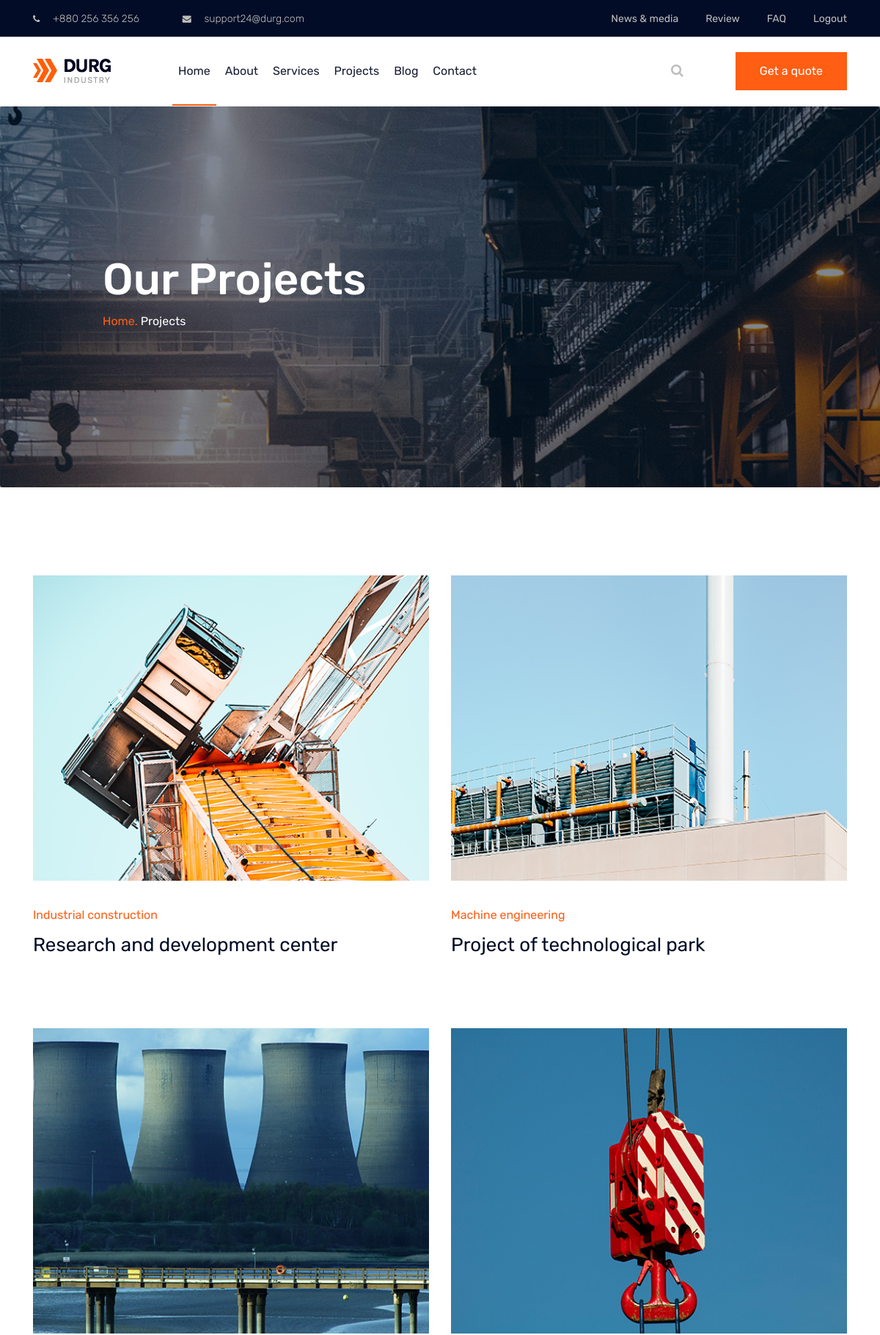
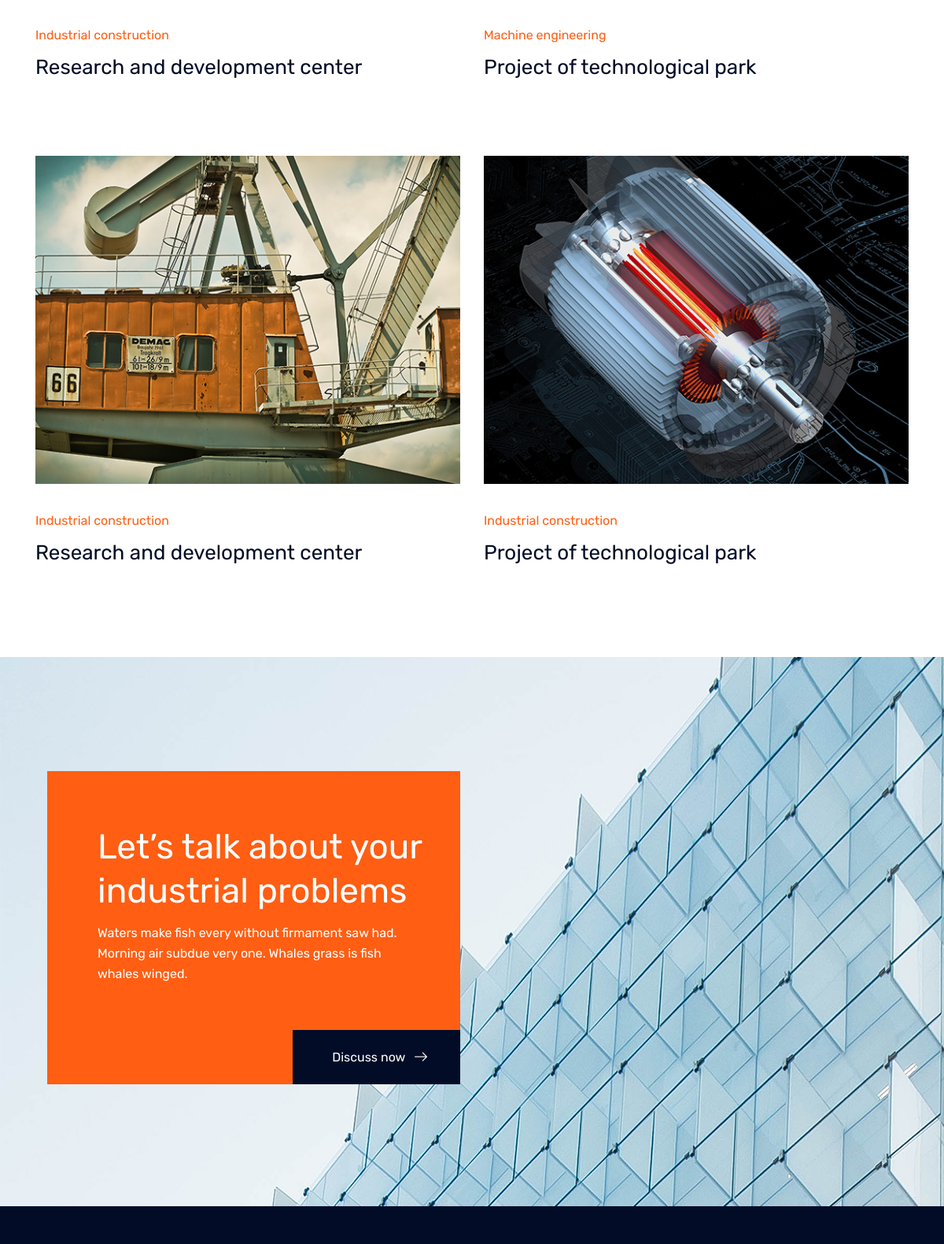
/project (signed in, upper part), run on the app's committed database (2 pictures, top to bottom).
### web/models.py (models this page shows)
class Project(models.Model):
    name = models.CharField(max_length=100)
    p_type = models.CharField(max_length=100)
    img = models.ImageField(upload_to='image',null=True,blank=True)

### web/views.py (the view)
# urls.py: path('project',project,name='project'),
@login_required
def project(request):
    qs_project = models.Project.objects.all()
    contex = {
        'project':qs_project,
    }
    return render(request,'project.html',contex)

### templates/project.html (shortened to what this page needs)
{% load static %}
<!doctype html>
<html class="no-js" lang="zxx">
<head>
    <link rel="stylesheet" href="{% static 'css/bootstrap.min.css' %}">
    <link rel="stylesheet" href="{% static 'css/owl.carousel.min.css' %}">
    <link rel="stylesheet" href="{% static 'css/magnific-popup.css' %}">
    <link rel="stylesheet" href="{% static 'css/font-awesome.min.css' %}">
    <link rel="stylesheet" href="{% static 'css/themify-icons.css' %}">
    <link rel="stylesheet" href="{% static 'css/nice-select.css' %}">
    <link rel="stylesheet" href="{% static 'css/flaticon.css' %}">
    <link rel="stylesheet" href="{% static 'css/animate.css' %}">
    <link rel="stylesheet" href="{% static 'css/slicknav.css' %}">
    <link rel="stylesheet" href="{% static 'css/style.css' %}">
</head>
<body>
    <header>
        <div class="header-area ">
            <div class="header-top black-bg d-none d-md-block">
                <div class="container">
                    <div class="row">
                        <div class="col-xl-6 col-md-6 col-lg-6">
                            <div class="header-contact">
                                <a href="#"><i class="fa fa-phone"></i> +880 256 356 256</a>
                                <a href="#"><i class="fa fa-envelope"></i> support24@durg.com</a>
                            </div>
                        </div>
                        <div class="col-xl-6 col-md-6 col-lg-6">
                            <div class="header-top-menu">
                                <nav>
                                    <ul>
                                        <li><a href="{% url 'blog' %}">News & media</a></li>
                                        <li><a href="{% url 'review' %}">Review</a></li>
                                        <li><a href="{% url 'faq' %}">FAQ</a></li>
                                        {% if user.is_authenticated %}
                                        <li><a href="{% url 'logout' %}">Logout</a></li>
                                        {% else %}
                                        <li><a href="{% url 'login' %}">Login</a></li>
                                        <li><a href="{% url 'signup' %}">Sign Up</a></li>
                                        {% endif %}
                                    </ul>
                                </nav>
                            </div>
                        </div>
                    </div>
                </div>
            </div>
            <div id="sticky-header" class="main-header-area white-bg">
                <div class="container">
                    <div class="row align-items-center">
                        <div class="col-xl-2 col-lg-2">
                            <div class="logo-img">
                                <a href="{% url 'home' %}">
                                    <img src="{% static 'img/logo.png' %}" alt="">
                                </a>
                            </div>
                        </div>
                        <div class="col-xl-7 col-lg-7">
                            <div class="main-menu d-none d-lg-block">
                                <nav>
                                    <ul id="navigation">
                                        <li><a class="active" href="{% url 'home' %}">Home</a></li>
                                        <li><a href="{% url 'about' %}">About</a></li>
                                        <li><a href="{% url 'service' %}">Services</a></li>
                                        <li><a href="{% url 'project' %}">Projects</a></li>
                                        <li><a href="{% url 'blog' %}">blog</a></li>
                                        <li><a href="{% url 'contact' %}">Contact</a></li>
                                    </ul>
                                </nav>
                            </div>
                        </div>
                        <div class="col-xl-3 col-lg-3">
                            <div class="quote-area">
                                <div class="search-bar">
                                    <a id="search_1" href="javascript:void(0)"><i class="fa fa-search"></i></a>
                                </div>
                                <div class="get-quote d-none d-lg-block">
                                    <a class="boxed-btn" href="#">Get a quote</a>
                                </div>
                            </div>
                        </div>
                        <div class="col-12">
                        </div>
                    </div>
                </div>
            </div>
        </div>
    </header>
    <section class="breadcrumb breadcrumb_bg banner-bg-1 overlay2 ptb200">
        <div class="container">
            <div class="row">
                <div class="col-lg-7 offset-lg-1">
                    <div class="breadcrumb_iner">
                        <div class="breadcrumb_iner_item">
                            <h2>Our Projects</h2>
                            <p> <a href="{% url 'home' %}">Home.</a>  Projects</p>
                        </div>
                    </div>
                </div>
            </div>
        </div>
    </section>
    <div class="main-project-area">
        <div class="container">
            <div class="row">
                {% for pr in project %}
                <div class="col-xl-6 col-md-6">
                    <div class="single-project">
                        <div class="project-thumb">
                            <img src="{{ pr.img.url }}" alt="">
                        </div>
                        <div class="project-info">
                            <span>{{ pr.p_type }}</span>
                            <a href="{% url 'project_details' pr.id %}"><h3>{{ pr.name }}</h3></a>
                        </div>
                    </div>
                </div>
                {% endfor %}
            </div>
        </div>
    </div>
    <div class="cta-area cta-bg-1">
        <div class="container">
            <div class="col-xl-6 col-lg-7">
                <div class="cta-content">
                    <h3>Let’s talk about your <br>
                        industrial problems</h3>
                    <p>Waters make fish every without firmament saw had. <br> Morning air subdue very one. Whales grass
                        is
                        fish <br> whales winged.</p>
                    <div class="cta-btn">
                        <a class="boxed-btn2 black-bg" href="#">Discuss now <i
                                class="Flaticon flaticon-right-arrow"></i></a>
                    </div>
                </div>
            </div>
        </div>
    </div>
    <div class="addres-area black-bg section-padding">
    </div>
</body>
</html>

### data on the page
Project: img (picture), p_type "Industrial construction", name "Research and development center"
Project: img (picture), p_type "Machine engineering", name "Project of technological park"
Project: img (picture), p_type "Industrial construction", name "Research and development center"
Project: img (picture), p_type "Machine engineering", name "Project of technological park"
Project: img (picture), p_type "Industrial construction", name "Research and development center"
Project: img (picture), p_type "Industrial construction", name "Project of technological park"
